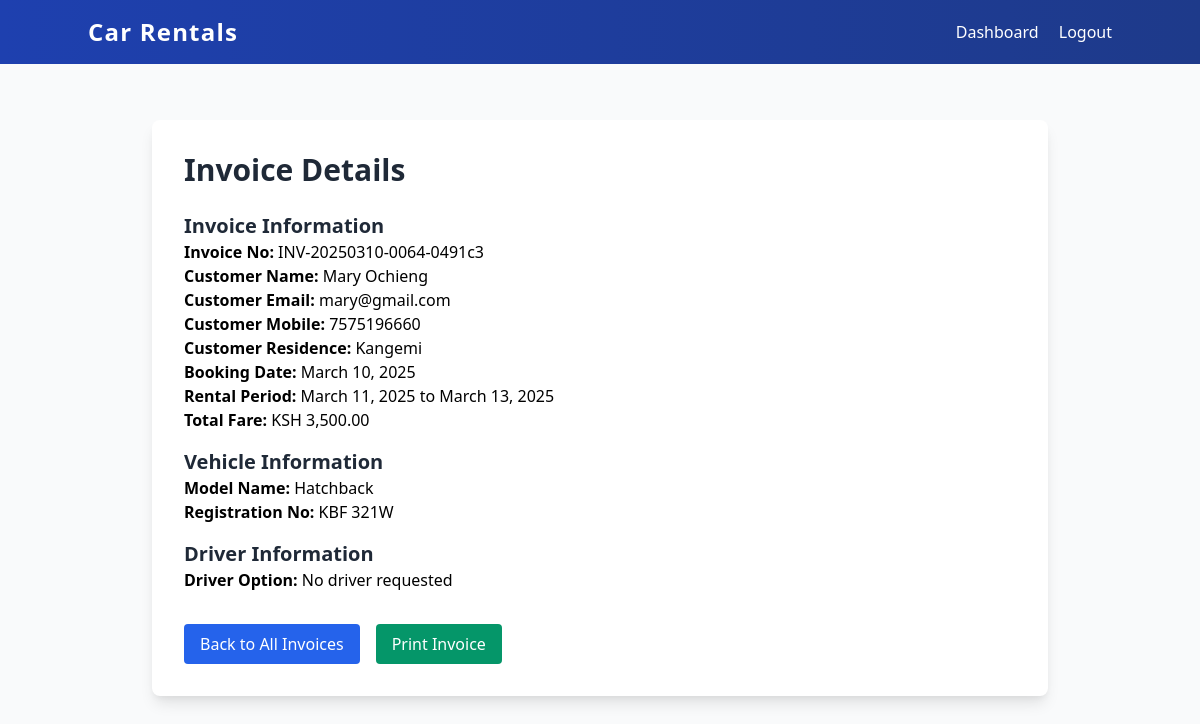
The page /admin/invoicedetails.php?invoice_id=64 (signed in) on the database its author committed.
### tables this page shows
CREATE TABLE `bookings` (
  `booking_id` int(11) NOT NULL,
  `vehicle_id` int(11) NOT NULL,
  `customer_id` int(11) NOT NULL,
  `start_date` date NOT NULL,
  `end_date` date NOT NULL,
  `pick_up_location` varchar(255) NOT NULL,
  `pick_up_time` time NOT NULL,
  `car_type` varchar(50) NOT NULL,
  `charge_type` varchar(50) NOT NULL,
  `driver_option` enum('yes','no') NOT NULL,
  `total_fare` decimal(10,2) NOT NULL,
  `advance_deposit` decimal(10,2) NOT NULL,
  `booking_status` enum('active','pending','completed') DEFAULT 'pending',
  `registration_no` varchar(50) NOT NULL,
  `model_name` varchar(100) NOT NULL,
  `created_at` timestamp NOT NULL DEFAULT current_timestamp(),
  `booking_date` date DEFAULT curdate(),
  `invoice_number` varchar(255) DEFAULT NULL,
  `additional_charges` decimal(10,2) DEFAULT 0.00,
  `kilometers` int(11) DEFAULT NULL,
  `due_payment` decimal(10,2) DEFAULT 0.00,
  `due_payment_status` enum('paid','pending','canceled') DEFAULT 'pending',
  `return_date` timestamp NULL DEFAULT NULL
);

CREATE TABLE `customers` (
  `id` int(11) NOT NULL,
  `full_name` varchar(100) NOT NULL,
  `email` varchar(100) NOT NULL,
  `status` enum('active','inactive','suspended','pending') NOT NULL DEFAULT 'active',
  `last_logout` datetime DEFAULT NULL,
  `password` varchar(255) NOT NULL,
  `mobile` varchar(12) NOT NULL,
  `gender` enum('male','female','other') NOT NULL,
  `dob` date NOT NULL,
  `occupation` varchar(100) NOT NULL,
  `residence` varchar(100) NOT NULL,
  `created_at` timestamp NOT NULL DEFAULT current_timestamp(),
  `profile_picture` varchar(255) DEFAULT 'default_profile.png',
  `remember_token` varchar(255) DEFAULT NULL,
  `last_login` datetime DEFAULT NULL,
  `reset_token` varchar(255) DEFAULT NULL,
  `token_expiration` datetime DEFAULT NULL
);

CREATE TABLE `vehicles` (
  `vehicle_id` int(11) NOT NULL,
  `registration_no` varchar(8) NOT NULL,
  `model_name` varchar(100) NOT NULL,
  `description` text NOT NULL,
  `availability_status` enum('Available','Unavailable') NOT NULL,
  `photo` varchar(255) DEFAULT NULL,
  `created_at` timestamp NOT NULL DEFAULT current_timestamp(),
  `price_per_day` decimal(10,2) NOT NULL,
  `ac_price_per_day` decimal(10,2) DEFAULT NULL,
  `non_ac_price_per_day` decimal(10,2) DEFAULT NULL,
  `km_price` decimal(10,2) DEFAULT NULL,
  `discount_percentage` decimal(5,2) DEFAULT 0.00,
  `status_reason` enum('Booked','Under Service') DEFAULT NULL,
  `original_price_per_day` decimal(10,2) DEFAULT NULL,
  `original_ac_price_per_day` decimal(10,2) DEFAULT NULL,
  `original_non_ac_price_per_day` decimal(10,2) DEFAULT NULL,
  `original_km_price` decimal(10,2) DEFAULT NULL
);

### admin/invoicedetails.php (the view, shortened to what this page needs)
<?php
require 'include/db_connection.php';
$invoice_id = isset($_GET['invoice_id']) ? $_GET['invoice_id'] : 0;
$sql = "SELECT b.booking_id, b.created_at, b.total_fare, b.vehicle_id, b.driver_option,
            b.invoice_number, b.start_date, b.end_date,
            c.full_name, c.email, c.mobile, c.residence,
            v.model_name, v.registration_no,
            IF(b.driver_option = 'yes', d.name, NULL) AS driver_name,
            IF(b.driver_option = 'yes', d.contact_no, NULL) AS driver_phone
        FROM bookings b
        JOIN customers c ON b.customer_id = c.id
        JOIN vehicles v ON b.vehicle_id = v.vehicle_id
        LEFT JOIN drivers d ON b.driver_option = 'yes'
        WHERE b.booking_id = ?
        LIMIT 1";
$stmt = $conn->prepare($sql);
$stmt->bind_param("i", $invoice_id);
$stmt->execute();
$result = $stmt->get_result();
$invoice = $result->fetch_assoc();
?>
<!DOCTYPE html>
<html lang="en">
<head>
    <link href="https://cdnjs.cloudflare.com/ajax/libs/tailwindcss/2.2.19/tailwind.min.css" rel="stylesheet">
</head>
<body class="bg-gray-50">
    <nav class="bg-gradient-to-r from-blue-800 to-blue-900 fixed w-full top-0 z-50 px-6 py-4">
        <div class="container mx-auto flex justify-between items-center">
            <a href="dashboard.php" class="text-2xl font-bold text-white tracking-wider">Car Rentals</a>
            <div class="space-x-4">
                <a href="dashboard.php" class="text-white hover:text-blue-200 transition">Dashboard</a>
                <a href="logout.php" class="text-white hover:text-blue-200 transition">Logout</a>
            </div>
        </div>
    </nav>
    <div class="container mx-auto mt-24 p-6">
        <div class="max-w-4xl mx-auto bg-white rounded-lg shadow-lg p-8">
            <h1 class="text-3xl font-bold text-gray-800 mb-6">Invoice Details</h1>
            <div class="mb-4">
                <h2 class="text-xl font-semibold text-gray-800">Invoice Information</h2>
                <p><strong>Invoice No:</strong> <?php echo htmlspecialchars($invoice['invoice_number']); ?></p>
                <p><strong>Customer Name:</strong> <?php echo htmlspecialchars($invoice['full_name']); ?></p>
                <p><strong>Customer Email:</strong> <?php echo htmlspecialchars($invoice['email']); ?></p>
                <p><strong>Customer Mobile:</strong> <?php echo htmlspecialchars($invoice['mobile']); ?></p>
                <p><strong>Customer Residence:</strong> <?php echo htmlspecialchars($invoice['residence']); ?></p>
                <p><strong>Booking Date:</strong> <?php echo date('F d, Y', strtotime($invoice['created_at'])); ?></p>
                <p><strong>Rental Period:</strong> <?php echo date('F d, Y', strtotime($invoice['start_date'])); ?> to <?php echo date('F d, Y', strtotime($invoice['end_date'])); ?></p>
                <p><strong>Total Fare:</strong> KSH <?php echo number_format($invoice['total_fare'], 2); ?></p>
            </div>
            <div class="mb-4">
                <h2 class="text-xl font-semibold text-gray-800">Vehicle Information</h2>
                <p><strong>Model Name:</strong> <?php echo htmlspecialchars($invoice['model_name']); ?></p>
                <p><strong>Registration No:</strong> <?php echo htmlspecialchars($invoice['registration_no']); ?></p>
            </div>
            <div class="mb-4">
                <h2 class="text-xl font-semibold text-gray-800">Driver Information</h2>
                <?php if ($invoice['driver_option'] == 'yes' && $invoice['driver_name'] && $invoice['driver_phone']) { ?>
                    <p><strong>Driver Name:</strong> <?php echo htmlspecialchars($invoice['driver_name']); ?></p>
                    <p><strong>Driver Phone:</strong> <?php echo htmlspecialchars($invoice['driver_phone']); ?></p>
                <?php } else { ?>
                    <p><strong>Driver Option:</strong> No driver requested</p>
                <?php } ?>
            </div>
            <div class="mt-8 flex space-x-4">
                <a href="invoices.php" class="bg-blue-600 text-white px-4 py-2 rounded hover:bg-blue-700">Back to All Invoices</a>
                <button onclick="window.print()" class="bg-green-600 text-white px-4 py-2 rounded hover:bg-green-700">Print Invoice</button>
            </div>
        </div>
    </div>
</body>
</html>

### rows shown on the page
bookings: invoice_number "INV-20250310-0064-0491c3", customer.full_name "Mary Ochieng", customer.email "mary@gmail.com", customer.mobile "7575196660", customer.residence "Kangemi", created_at "March 10, 2025", start_date "March 11, 2025", end_date "March 13, 2025", total_fare "3,500.00", vehicle.model_name "Hatchback", vehicle.registration_no "KBF 321W"
